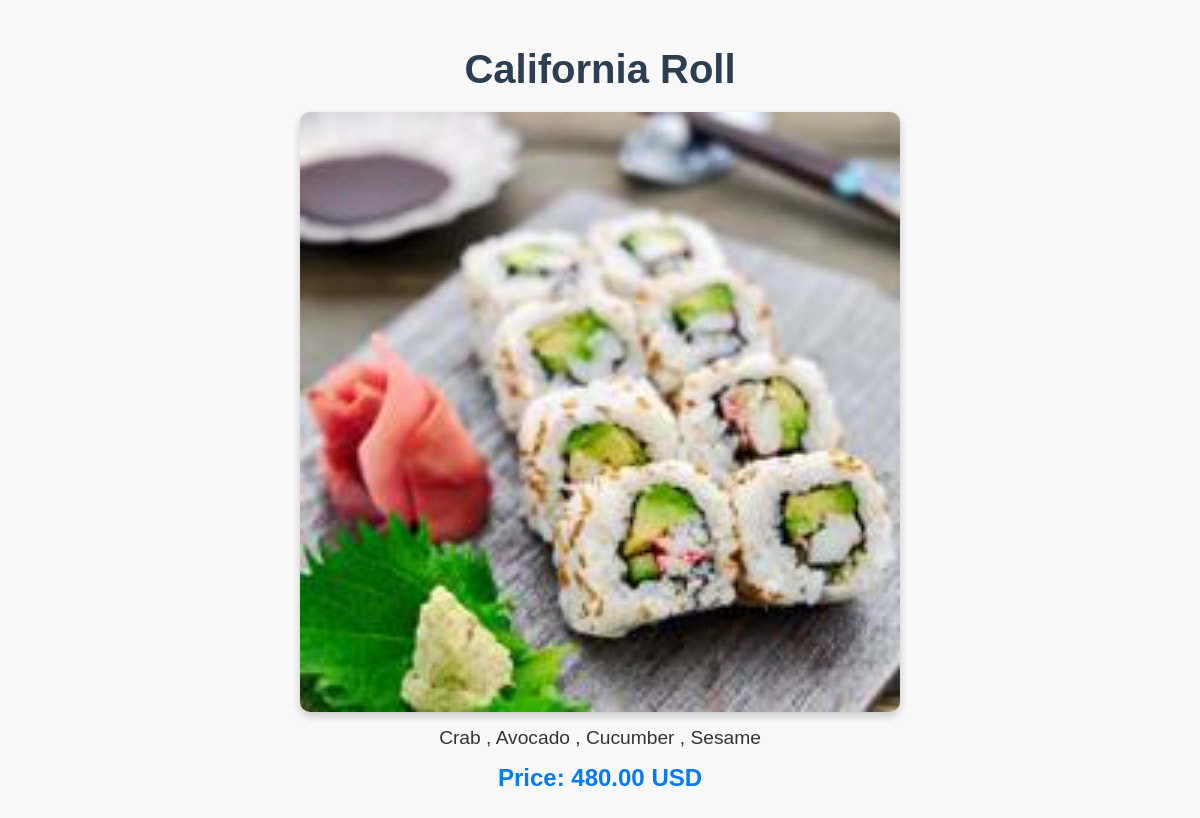
Screenshot of /accounts/menu/1/ with the database file from the repository.
### accounts/models.py (models this page shows, shortened)
class MenuItem(models.Model):
    CATEGORY_CHOICES = [
        ('starter', 'Starter'),
        ('sushi_roll', 'Sushi Roll'),
        ('main_course', 'Main Course'),
        ('drink', 'Drink'),
    ]
    name = models.CharField(max_length=100)
    description = models.TextField()
    price = models.DecimalField(max_digits=6 , decimal_places=2)
    image = models.ImageField(upload_to='menu_images/' , null=True , blank=True)
    category = models.CharField(max_length=50, choices=CATEGORY_CHOICES , default='starter')

### accounts/views.py (the view)
# urls.py: path('menu/<int:pk>/' , MenuItemDetailView.as_view() , name='menu_detail'),
class MenuItemDetailView(DetailView):
    model = MenuItem
    form_class = MenuItemForm
    template_name = 'menu_detail.html'
    context_object_name = 'menu_items'

### cart/context_processors.py (called while the page is built)
def cart(request):
    return {'cart':Cart(request)}

### templates/menu_detail.html (shortened to what this page needs)
<!DOCTYPE html>
<html lang="en">
<head>
    {% load static %}
    <link rel="stylesheet" href="{% static 'css/menu_detail.css' %}">
</head>
<body>
    <h1>{{ menu_items.name }}</h1>
    <img src="{{ menu_items.image.url }}" alt="{{ menu_items.name }}" class="menu-item-image">
    <p>{{ menu_items.description }}</p>
    <p class="price">Price: {{ menu_items.price }} USD</p>
</body>
</html>

### static/css/menu_detail.css (style rules this page uses)
body { font-family: Arial, sans-serif; background-color: #f9f9f9; margin: 0; padding: 20px; }
h1 { text-align: center; color: #2c3e50; font-size: 2.5rem; margin-bottom: 20px; }
.menu-item-image { display: block; margin: 0 auto; width: 70%; max-width: 600px; height: auto; border-radius: 10px; box-shadow: 0 4px 10px rgba(0, 0, 0, 0.2); }
p { font-size: 1.2rem; color: #333; margin: 15px 0; text-align: center; }
p.price { font-weight: bold; color: #007bff; font-size: 1.5rem; }

### rows the page displays
MenuItem: name "California Roll", image (picture), description "Crab , Avocado , Cucumber , Sesame", price "480.00"
